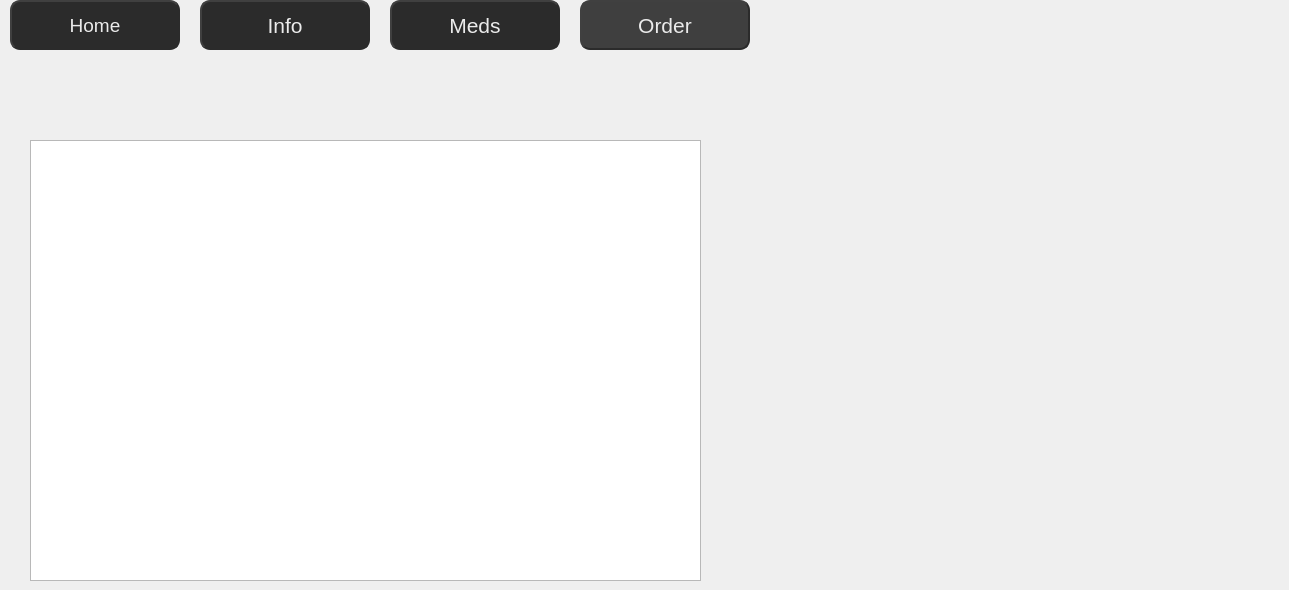
    <widget class="QWidget" name="orderPage">
     <widget class="QTableWidget" name="tableWidget">
      <property name="geometry">
       <rect>
        <x>30</x>
        <y>140</y>
        <width>671</width>
        <height>441</height>
       </rect>
      </property>
      <property name="styleSheet">
       <string notr="true">QTableWidget {
	color: rgb(235, 235, 235);
}</string>
      </property>
     </widget>
     <widget class="QLabel" name="label_14">
      <property name="geometry">
       <rect>
        <x>1039</x>
        <y>0</y>
        <width>241</width>
        <height>241</height>
       </rect>
      </property>
      <property name="text">
       <string/>
      </property>
      <property name="pixmap">
       <pixmap>hospital.png</pixmap>
      </property>
      <property name="scaledContents">
       <bool>true</bool>
      </property>
     </widget>
     <widget class="QPushButton" name="homeBtn_4">
      <property name="geometry">
       <rect>
        <x>10</x>
        <y>0</y>
        <width>170</width>
        <height>50</height>
       </rect>
      </property>
      <property name="font">
       <font>
        <pointsize>14</pointsize>
       </font>
      </property>
      <property name="whatsThis">
       <string>&lt;html&gt;&lt;head/&gt;&lt;body&gt;&lt;p&gt;&lt;span style=&quot; font-size:16pt; color:#ebebeb;&quot;&gt;Home&lt;/span&gt;&lt;/p&gt;&lt;/body&gt;&lt;/html&gt;</string>
      </property>
      <property name="styleSheet">
       <string notr="true">QPushButton {
	color: rgb(235, 235, 235);
	background-color: rgb(43, 43, 43);
    border-style: outset;
    border-width: 2px;
    border-radius: 10px;
	border-color: rgb(43, 43, 43);
	
}</string>
      </property>
      <property name="text">
       <string>Home</string>
      </property>
     </widget>
     <widget class="QLabel" name="label_24">
      <property name="geometry">
       <rect>
        <x>220</x>
        <y>10</y>
        <width>31</width>
        <height>31</height>
       </rect>
      </property>
      <property name="styleSheet">
       <string notr="true">QLabel {
	
	background-color: rgb(43, 43, 43);
}</string>
      </property>
      <property name="text">
       <string/>
      </property>
      <property name="pixmap">
       <pixmap>user.png</pixmap>
      </property>
      <property name="scaledContents">
       <bool>true</bool>
      </property>
     </widget>
     <widget class="QPushButton" name="medsBtn_4">
      <property name="geometry">
       <rect>
        <x>390</x>
        <y>0</y>
        <width>170</width>
        <height>50</height>
       </rect>
      </property>
      <property name="font">
       <font>
        <pointsize>16</pointsize>
       </font>
      </property>
      <property name="whatsThis">
       <string>&lt;html&gt;&lt;head/&gt;&lt;body&gt;&lt;p&gt;&lt;span style=&quot; color:#ebebeb;&quot;&gt;Order&lt;/span&gt;&lt;/p&gt;&lt;/body&gt;&lt;/html&gt;</string>
      </property>
      <property name="styleSheet">
       <string notr="true">QPushButton {
	color: rgb(235, 235, 235);
	background-color: rgb(43, 43, 43);
    border-style: outset;
    border-width: 2px;
    border-radius: 10px;
	border-color: rgb(43, 43, 43);
	
}</string>
      </property>
      <property name="text">
       <string>Meds</string>
      </property>
     </widget>
     <widget class="QLabel" name="label_26">
      <property name="geometry">
       <rect>
        <x>600</x>
        <y>10</y>
        <width>31</width>
        <height>31</height>
       </rect>
      </property>
      <property name="styleSheet">
       <string notr="true">QLabel {
	background-color: rgb(63, 63, 63);
}</string>
      </property>
      <property name="text">
       <string/>
      </property>
      <property name="pixmap">
       <pixmap>vending-machine.png</pixmap>
      </property>
      <property name="scaledContents">
       <bool>true</bool>
      </property>
     </widget>
     <widget class="QLabel" name="label_28">
      <property name="geometry">
       <rect>
        <x>410</x>
        <y>10</y>
        <width>31</width>
        <height>31</height>
       </rect>
      </property>
      <property name="styleSheet">
       <string notr="true">QLabel {
	
	background-color: rgb(43, 43, 43);
}</string>
      </property>
      <property name="text">
       <string/>
      </property>
      <property name="pixmap">
       <pixmap>meds.png</pixmap>
      </property>
      <property name="scaledContents">
       <bool>true</bool>
      </property>
     </widget>
     <widget class="QPushButton" name="orderBtn_4">
      <property name="geometry">
       <rect>
        <x>580</x>
        <y>0</y>
        <width>170</width>
        <height>50</height>
       </rect>
      </property>
      <property name="font">
       <font>
        <pointsize>16</pointsize>
       </font>
      </property>
      <property name="whatsThis">
       <string>&lt;html&gt;&lt;head/&gt;&lt;body&gt;&lt;p&gt;&lt;span style=&quot; color:#ebebeb;&quot;&gt;Order&lt;/span&gt;&lt;/p&gt;&lt;/body&gt;&lt;/html&gt;</string>
      </property>
      <property name="styleSheet">
       <string notr="true">QPushButton {
	color: rgb(235, 235, 235);
	background-color: rgb(63, 63, 63);
    border-style: outset;
    border-width: 2px;
    border-radius: 10px;
	border-color: rgb(43, 43, 43);
	
}</string>
      </property>
      <property name="text">
       <string>Order</string>
      </property>
     </widget>
     <widget class="QLabel" name="label_29">
      <property name="geometry">
       <rect>
        <x>30</x>
        <y>10</y>
        <width>31</width>
        <height>31</height>
       </rect>
      </property>
      <property name="styleSheet">
       <string notr="true">QLabel {
	
	background-color: rgb(43, 43, 43);
}</string>
      </property>
      <property name="text">
       <string/>
      </property>
      <property name="pixmap">
       <pixmap>home.png</pixmap>
      </property>
      <property name="scaledContents">
       <bool>true</bool>
      </property>
     </widget>
     <widget class="QPushButton" name="infoBtn_4">
      <property name="geometry">
       <rect>
        <x>200</x>
        <y>0</y>
        <width>170</width>
        <height>50</height>
       </rect>
      </property>
      <property name="font">
       <font>
        <pointsize>16</pointsize>
       </font>
      </property>
      <property name="whatsThis">
       <string>&lt;html&gt;&lt;head/&gt;&lt;body&gt;&lt;p&gt;&lt;span style=&quot; color:#ebebeb;&quot;&gt;Info&lt;/span&gt;&lt;/p&gt;&lt;/body&gt;&lt;/html&gt;</string>
      </property>
      <property name="styleSheet">
       <string notr="true">QPushButton {
	color: rgb(235, 235, 235);
	background-color: rgb(43, 43, 43);
    border-style: outset;
    border-width: 2px;
    border-radius: 10px;
	border-color: rgb(43, 43, 43);
	
}</string>
      </property>
      <property name="text">
       <string>Info</string>
      </property>
     </widget>
     <widget class="QLabel" name="nomeMed">
      <property name="geometry">
       <rect>
        <x>40</x>
        <y>90</y>
        <width>291</width>
        <height>31</height>
       </rect>
      </property>
      <property name="text">
       <string/>
      </property>
     </widget>
     <zorder>orderBtn_4</zorder>
     <zorder>infoBtn_4</zorder>
     <zorder>tableWidget</zorder>
     <zorder>label_14</zorder>
     <zorder>homeBtn_4</zorder>
     <zorder>label_24</zorder>
     <zorder>medsBtn_4</zorder>
     <zorder>label_26</zorder>
     <zorder>label_28</zorder>
     <zorder>label_29</zorder>
     <zorder>nomeMed</zorder>
    </widget>
